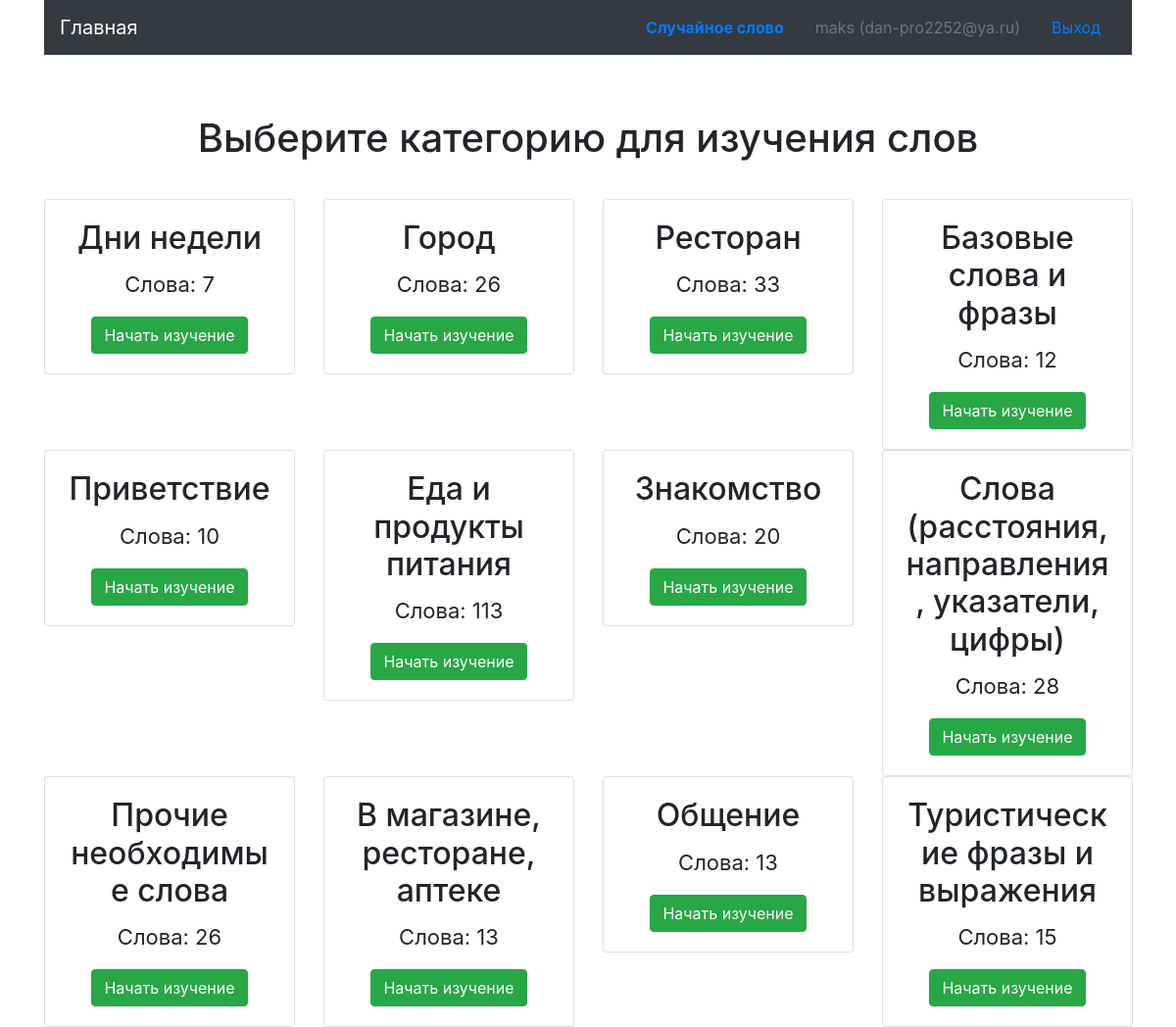
The app's page / (signed in) with its own data.
### main_app/auth/models.py (models this page shows, shortened)
class BaseModel(db.Model):
    __abstract__ = True
    __table_args__ = {'sqlite_autoincrement': True}     # remove if postgres
    id = db.Column(db.Integer(), primary_key=True)

class User(BaseModel, UserMixin):
    __tablename__ = 'user'
    name = db.Column(db.String(128), nullable=True)
    email = db.Column(db.String(256), nullable=False, unique=True)
    password = db.Column(db.String(256), nullable=False)
    created_at = db.Column(db.DateTime, nullable=False, default=datetime.now)
    last_logged_at = db.Column(db.DateTime, nullable=False, default=datetime.now)
    @classmethod
    def get(cls, user_id: int):
        try:
            return db.session.query(User).get(user_id)
        except NoResultFound:
            return None

### main_app/card/models.py (models this page shows, shortened)
class BaseModel(db.Model):
    __abstract__ = True
    __table_args__ = {'sqlite_autoincrement': True}     # remove if postgres
    id = db.Column(db.Integer, primary_key=True)

class Category(BaseModel):
    __tablename__ = 'category'
    name = db.Column(db.String(128), unique=True, nullable=False)
    image = db.Column(db.String(1024), nullable=True)
    background = db.Column(db.String(1024), nullable=True)
    @classmethod
    def all(cls) -> list:
        categories = db.session.query(Category).all()
        return categories
    @property
    def count_words(self) -> int:
        count_words = db.session.query(CategoryCards).filter(CategoryCards.category_id==self.id).count()
        return count_words

### main_app/card/views.py (the view)
@card.route('/')
def index():
    categories = Category.all()
    return render_template('main/index.html', categories=categories)

### main_app/auth/views.py (called while the page is built)
@login_manager.user_loader
def load_user(user_id):
    return User.get(user_id)

### main_app/templates/main/index.html
{% extends 'main/layout.html' %}
{% block content %}
<div class="container">
	<div class="row">
		<div class="col-md-12 text-center">
			<h1>Выберите категорию для изучения слов</h1>
		</div>
	</div>
</div>
<div class="container card-main">
	<div class="row">
		{% for category in categories %}
		<div class="col-sm-3 col-xs-2 text-center">
			<div class="card" style="width: 16rem;">
				<center>
					<div class="card-body">
						<h2 class="card-title">{{ category.name }}</h2>
						<p class="card-text">Слова: {{ category.count_words }}</p>
						<a href="{{ url_for('card.category', category_id=category.id) }}" class="btn btn-success">Начать изучение</a>
					</div>
				</center>
			</div>
		</div>
		{% endfor %}
	</div>
</div>
{% endblock %}

### main_app/templates/main/layout.html (shortened to what this page needs)
<!doctype html>
<html lang="en">
  <head>
    <link rel="stylesheet" href="https://maxcdn.bootstrapcdn.com/bootstrap/4.0.0/css/bootstrap.min.css">
  </head>
  <body>
    <div class="container">
      <nav class="navbar navbar-dark bg-dark">
        <a class="navbar-brand" href="{{ url_for('card.index') }}">Главная</a>
        <ul class="nav justify-content-end">
          <li class="nav-item">
            <a class="nav-link" href="{{ url_for('card.random_word') }}"><b>Случайное слово</b></a>
          </li>
          {% if current_user.is_authenticated %}
          <li class="nav-item">
            <span class="nav-link disabled">{{ current_user.name }} ({{ current_user.email }})</span>
          </li>
          <li class="nav-item">
            <a class="nav-link" href="{{ url_for('auth.logout') }}">Выход</a>
          </li>
          {% else %}
          <li class="nav-item">
            <a class="nav-link" href="{{ url_for('auth.login') }}">Войти</a>
          </li>
          {% endif %}
        </ul>
      </nav>
    </div>
    <div class="container">
      <div class="row">
        <div class="col-md-12 text-center">
        </div>
      </div>
    </div>
  {% block content %}{% endblock %}
  </body>
</html>

### main_app/templates/main/layout.html (style rules this page uses)
.card-text { font-size: 22px; }
.row, .card-main { margin-top: 30px; }

### records on screen
User: name "maks", email "dan-pro2252@ya.ru"
Category: name "Дни недели", count_words "7"
Category: name "Город", count_words "26"
Category: name "Ресторан", count_words "33"
Category: name "Базовые слова и фразы", count_words "12"
Category: name "Приветствие", count_words "10"
Category: name "Еда и продукты питания", count_words "113"
Category: name "Знакомство", count_words "20"
Category: name "Слова (расстояния, направления, указатели, цифры)", count_words "28"
Category: name "Прочие необходимые слова", count_words "26"
Category: name "В магазине, ресторане, аптеке", count_words "13"
Category: name "Общение", count_words "13"
Category: name "Туристические фразы и выражения", count_words "15"
